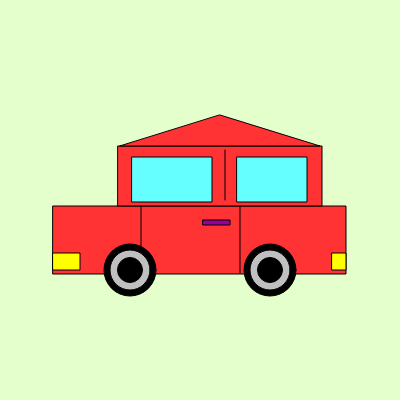
Frame 1 (no input)
Frame 60 (no input): identical to frame 1, image omitted
Frame 120 (the mouse pressed at the canvas centre since frame 60): identical to frame 1, image omitted

The p5.js sketch that drew this single still picture (run headless with seeded random() and noise() and a simulated clock; from frame 60 on, the mouse is pressed at the canvas centre):

// p5.js sketch
// ── sketch.js
function setup() {
  createCanvas(400, 400);
}

function draw() {
  background(229,255,204); 
  fill(255,51,51);
  // rect (x,y,width,height) (x is horizontal)
  rect(53,206,293,68);
  rect(118,146,204,60);
  
  //roof
  triangle(120, 146, 320, 146, 220, 115);
  
  //windows
  fill(102,255,255);
  rect(132,157,80,45);
  rect(237,157,70,45);
  fill(0);
  line(225,200,225,150);
  
  //wheels
  //front wheels
  fill(0);
  ellipse(130,270,52,52); //ellipse(x,y,width,height)
  fill(192,192,192);
  ellipse(130,270,40,40);
  fill(0);
  ellipse(130,270,25,25);
  
  //back wheels
  fill(0);
  ellipse(270,270,52,52); 
  fill(192,192,192);
  ellipse(270,270,40,40);
  fill(0);
  ellipse(270,270,25,25);
  
  //door lines
  line(141,206,141,250);
  line(240,206,240,273);
  
  //handle
  fill(153,0,153);
  rect(203,220,27,5);
  
  //front light
  fill(255,255,0);
  rect(53,253,27,17);
  
  //back light
  rect(332,253,14,17);
}
